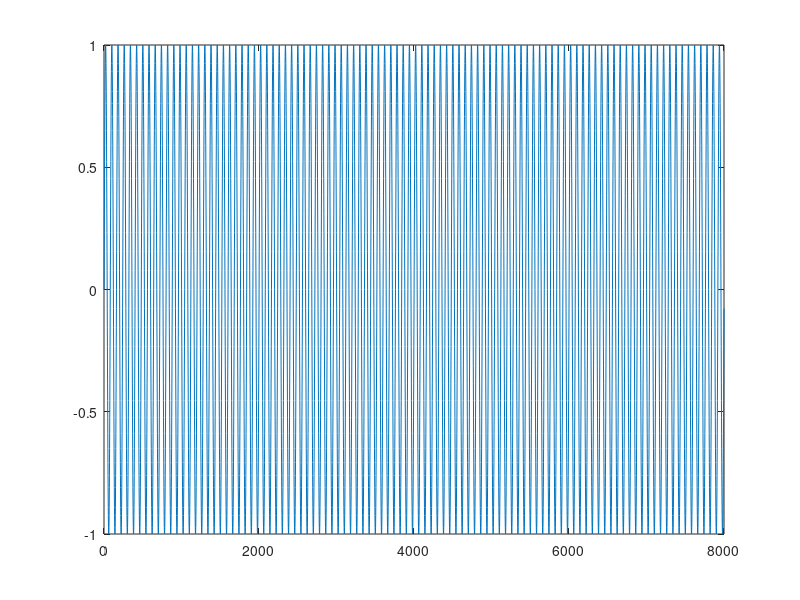

MATLAB code for this plot:
#!/usr/bin/octave -qf

## x = load('./dump/nccf.dat');

x = load("./dump/sig.dat");

len = length(x)

Fs = 200;

plot(x)
## grid on;

## step = ceil(50*Fs/1000);
## window = ceil(1000*Fs/1000);

## [S, f, t] = specgram(x);
## specgram(x, 2^nextpow2(window), Fs, window, window-step);

fid = fopen("sig_bin.dump","w");
count = fwrite(fid, x)

input("");
